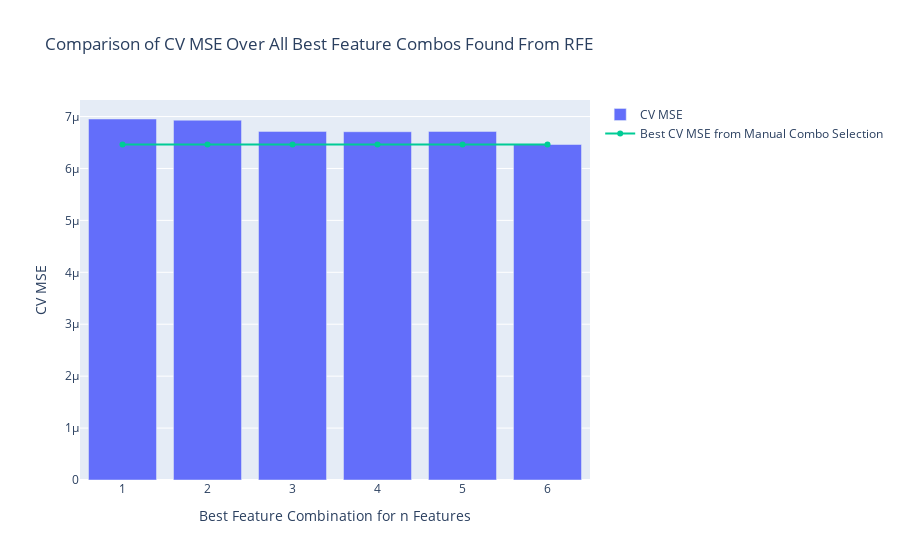

Notebook source saved alongside this figure:
### Markdown cell above
Above are the results of running sklearn's Recursive Feature Elimination tool, with the number of features we want to fit our model to and the combination of highest-ranked features that would produce the "best-fit" model. According to RFE, `stay at home` is not as high ranking of a feature and is never selected. The plot shows the cross validation MSE for each of the best combinations for 1 to (n - 1) features and compares to the best error we got from manually sampling (n - 1) features from the total n features we have to see which performed better. RFE and manual sampling returned different a different set of (n - 1) features so we compare the MSE between the two methods to cross-check.

### Code cell
losses = {}
for combo in best_combos.keys():
    feats = best_combos[combo]
    training_data = train[feats]
    cv_linear_error = crossValidateMSE(LinearRegression(), training_data, y)
    losses[combo] = cv_linear_error


fig = compareModels(losses, "CV MSE", {}, "")
fig.add_trace(go.Scatter(
    x=list(best_combos.keys()),
    y=[best_loss[1] for _ in list(losses.keys())],
    name="Best CV MSE from Manual Combo Selection"
))
fig.update_layout(
    title="Comparison of CV MSE Over All Best Feature Combos Found From RFE",
    xaxis_title="Best Feature Combination for n Features",
    yaxis_title="CV MSE")
fig.show()

### Figure 1 — Plotly figure (JSON) as saved in the notebook; plotly's stock layout.template omitted (floating-point values rounded to 4 significant figures)
{"data": [{"name": "CV MSE", "type": "bar", "x": [1, 2, 3, 4, 5, 6], "y": [6.953e-06, 6.93e-06, 6.714e-06, 6.708e-06, 6.713e-06, 6.461e-06]}, {"name": "", "type": "bar", "x": [1, 2, 3, 4, 5, 6], "y": []}, {"name": "Best CV MSE from Manual Combo Selection", "type": "scatter", "x": [1, 2, 3, 4, 5, 6], "y": [6.462e-06, 6.462e-06, 6.462e-06, 6.462e-06, 6.462e-06, 6.462e-06]}], "layout": {"title": {"text": "Comparison of CV MSE Over All Best Feature Combos Found From RFE"}, "xaxis": {"title": {"text": "Best Feature Combination for n Features"}}, "yaxis": {"title": {"text": "CV MSE"}}}}
